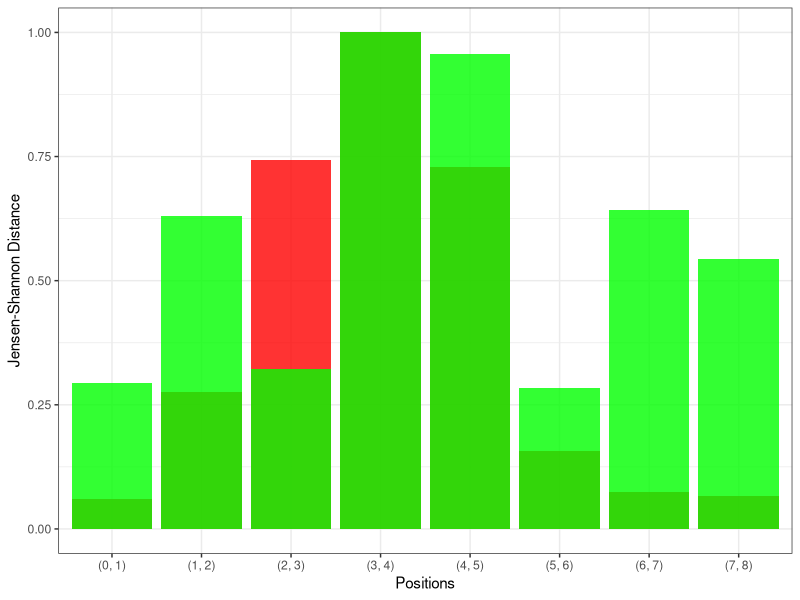
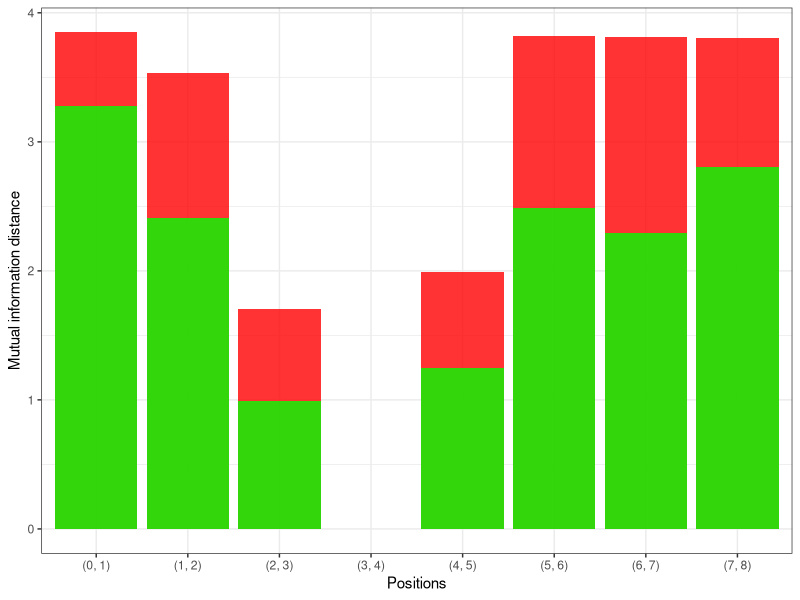
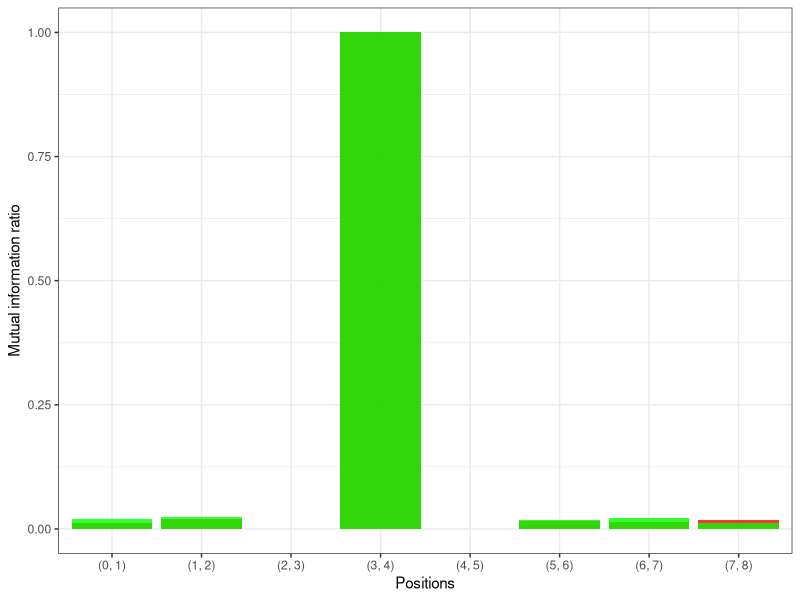
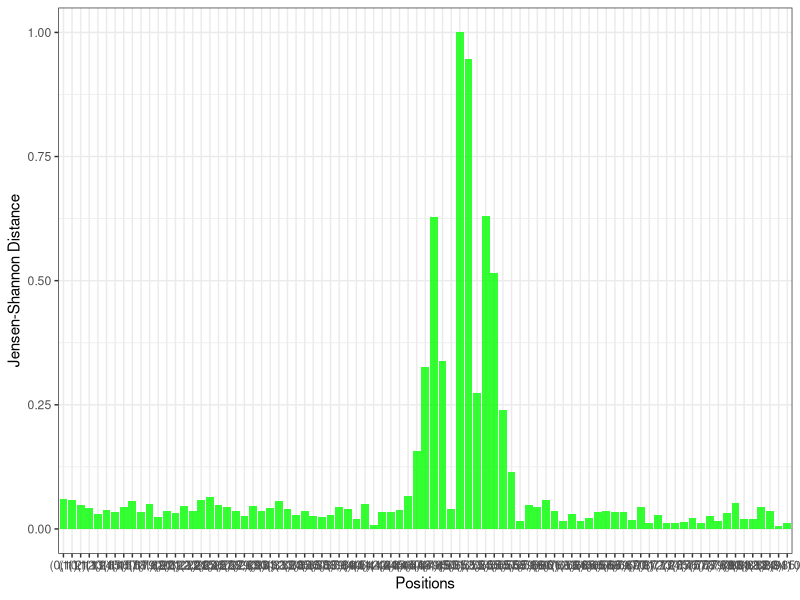
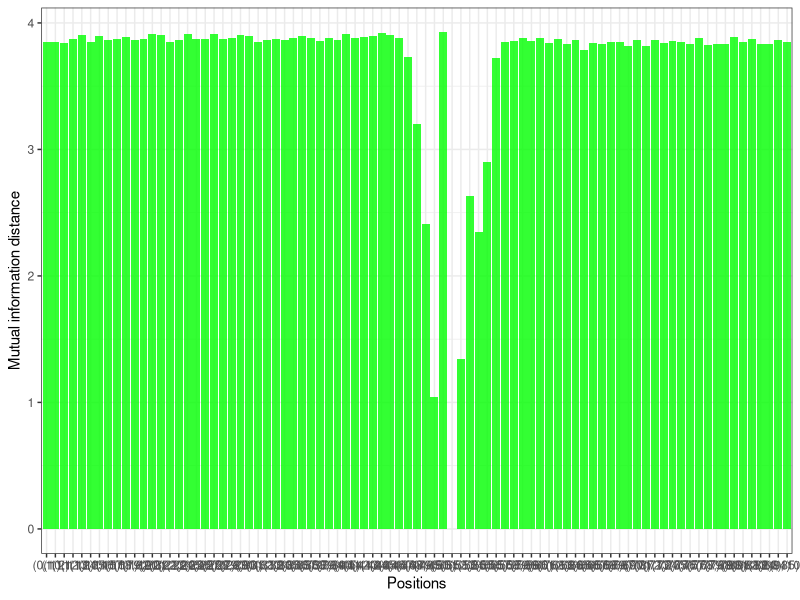
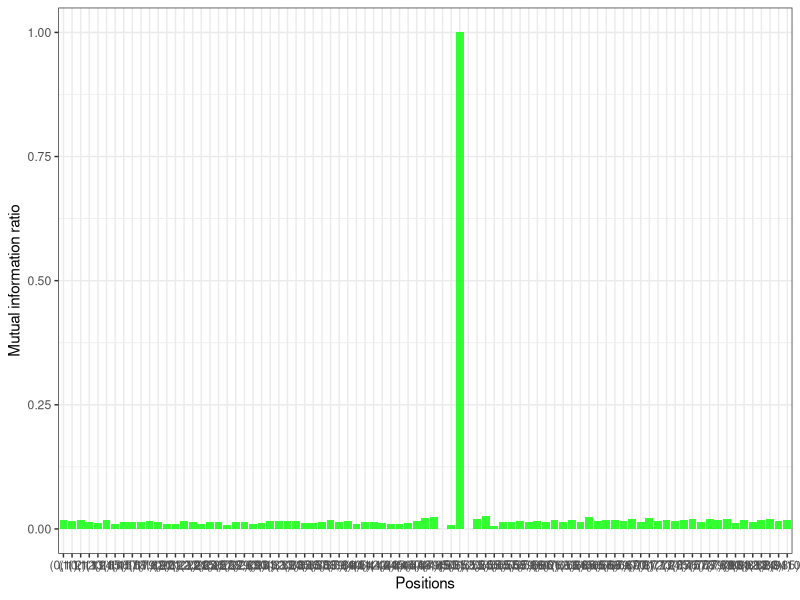

The R source for these figures, in order:
library(ggplot2)

plot_real_false_metric = function (metric_name, metric_text) {
  quartz()

  plot = ggplot(real_data, aes_string(x="positions", y=metric_name, group=1))
  plot = plot + geom_bar(data = false_data, stat = "identity", fill="#FF0000", alpha=0.8)
  plot = plot + geom_bar(fill="#00FF00", stat = "identity", alpha=0.8)

  plot = plot + xlab("Positions") + ylab(metric_text) + theme_bw()

  print(plot)
}

plot_context_metric = function (metric_name, metric_text) {
  quartz()

  plot = ggplot(context_data, aes_string(x="positions", y=metric_name, group=1))
  plot = plot + geom_bar(fill="#00FF00", stat = "identity", alpha=0.8)

  plot = plot + xlab("Positions") + ylab(metric_text) + theme_bw()

  print(plot)
}

real_data = read.table("plots_data/real_stats.tsv", sep="\t",header=TRUE)
false_data = read.table("plots_data/false_stats.tsv", sep="\t",header=TRUE)
context_data = read.table("plots_data/context_stats.tsv", sep="\t",header=TRUE)


plot_real_false_metric("jensen_shannon", "Jensen-Shannon Distance")
plot_real_false_metric("mutual_information_distance", "Mutual information distance")
plot_real_false_metric("mutual_information_ratio", "Mutual information ratio")

plot_context_metric("jensen_shannon", "Jensen-Shannon Distance")
plot_context_metric("mutual_information_distance", "Mutual information distance")
plot_context_metric("mutual_information_ratio", "Mutual information ratio")

